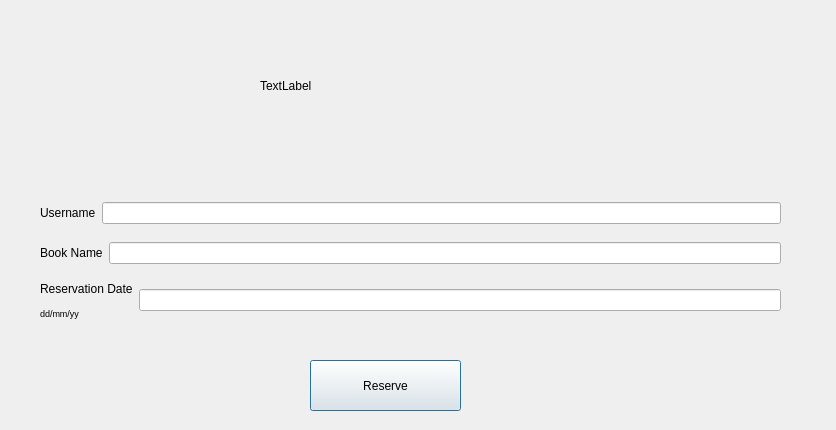
<?xml version="1.0" encoding="UTF-8"?>
<ui version="4.0">
 <class>reserve</class>
 <widget class="QDialog" name="reserve">
  <property name="geometry">
   <rect>
    <x>0</x>
    <y>0</y>
    <width>836</width>
    <height>430</height>
   </rect>
  </property>
  <property name="windowTitle">
   <string>Dialog</string>
  </property>
  <widget class="QLabel" name="label80">
   <property name="geometry">
    <rect>
     <x>260</x>
     <y>20</y>
     <width>281</width>
     <height>131</height>
    </rect>
   </property>
   <property name="text">
    <string>TextLabel</string>
   </property>
  </widget>
  <widget class="QPushButton" name="pushButton">
   <property name="geometry">
    <rect>
     <x>310</x>
     <y>360</y>
     <width>151</width>
     <height>51</height>
    </rect>
   </property>
   <property name="text">
    <string>Reserve</string>
   </property>
  </widget>
  <widget class="QWidget" name="">
   <property name="geometry">
    <rect>
     <x>40</x>
     <y>190</y>
     <width>741</width>
     <height>141</height>
    </rect>
   </property>
   <layout class="QVBoxLayout" name="verticalLayout">
    <item>
     <layout class="QHBoxLayout" name="horizontalLayout_2">
      <item>
       <widget class="QLabel" name="label_2">
        <property name="text">
         <string>Username</string>
        </property>
       </widget>
      </item>
      <item>
       <widget class="QLineEdit" name="username"/>
      </item>
     </layout>
    </item>
    <item>
     <layout class="QHBoxLayout" name="horizontalLayout_3">
      <item>
       <widget class="QLabel" name="label_3">
        <property name="text">
         <string>Book Name</string>
        </property>
       </widget>
      </item>
      <item>
       <widget class="QLineEdit" name="bookname"/>
      </item>
     </layout>
    </item>
    <item>
     <layout class="QHBoxLayout" name="horizontalLayout">
      <item>
       <widget class="QLabel" name="label">
        <property name="text">
         <string>&lt;html&gt;&lt;head/&gt;&lt;body&gt;&lt;p&gt;&lt;span style=&quot; color:#000000;&quot;&gt;Reservation Date&lt;/span&gt;&lt;/p&gt;&lt;p&gt;&lt;span style=&quot; font-size:7pt; color:#000000;&quot;&gt;dd/mm/yy&lt;/span&gt;&lt;/p&gt;&lt;/body&gt;&lt;/html&gt;</string>
        </property>
       </widget>
      </item>
      <item>
       <widget class="QLineEdit" name="reservedate"/>
      </item>
     </layout>
    </item>
   </layout>
  </widget>
 </widget>
 <resources/>
 <connections/>
</ui>
